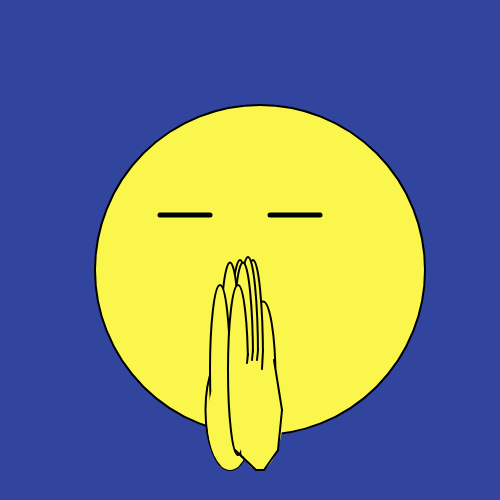
Frame 1 (no input)
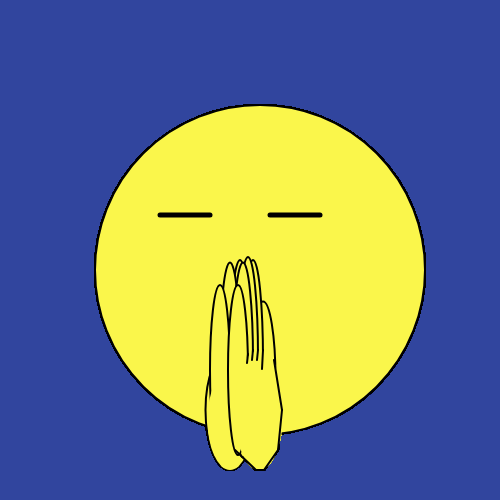
Frame 60 (no input)
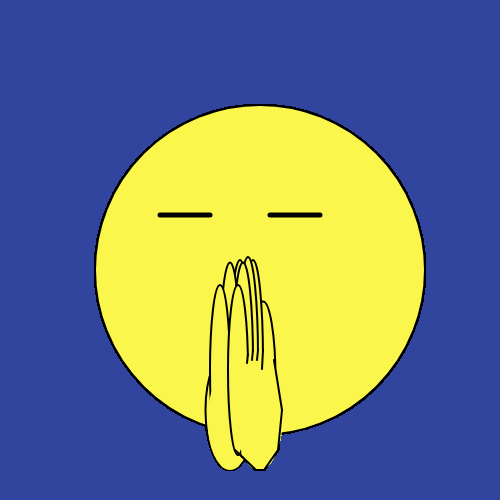
Frame 120 (the mouse pressed at the canvas centre since frame 60)

The p5.js sketch that drew these frames (run headless with seeded random() and noise() and a simulated clock; from frame 60 on, the mouse is pressed at the canvas centre):

// p5.js sketch
// ── sketch.js
function setup() {
  createCanvas(500, 500);
  background(49, 69, 158);
}

function draw() {
strokeWeight(2);
fill (250, 246, 75);
circle(260, 270, 330);

//(x1, y1, x2, y2)
strokeWeight(5);
line (160, 215, 210, 215);
line (270, 215, 320, 215);
//the Eyes.

//x, y, width, height
strokeWeight(2);
ellipse(230, 410, 49, 120);
//fml. the above is the back of the left-side palm.
ellipse(240, 360, 20, 200);
ellipse(230, 360, 20, 195);
ellipse(220, 370, 20, 170);
//fingers left side.
strokeWeight(0);
ellipse (230, 420, 45, 100);
//palm interior

strokeWeight(2);
ellipse (263, 379, 25, 155);
ellipse (253, 360, 20, 200);
ellipse (248, 357, 20, 200);
ellipse (243, 360, 20, 195);
ellipse (238, 370, 20, 170);
//fingers right side.

strokeWeight(0)
ellipse (259, 410, 49, 120);
//right palm
strokeWeight(2);
line(248, 354, 247, 363);
line(253, 350, 252, 360);
line(258, 350, 257, 360);
line(263, 350, 262, 369);
//knuckles
line(235, 450, 256, 470);
line(256, 470, 264, 470);
line(264, 470, 278, 450);
line(278, 450, 282, 410);
line(282, 410, 274, 360);
//the lines that roughly define the hand.

}
